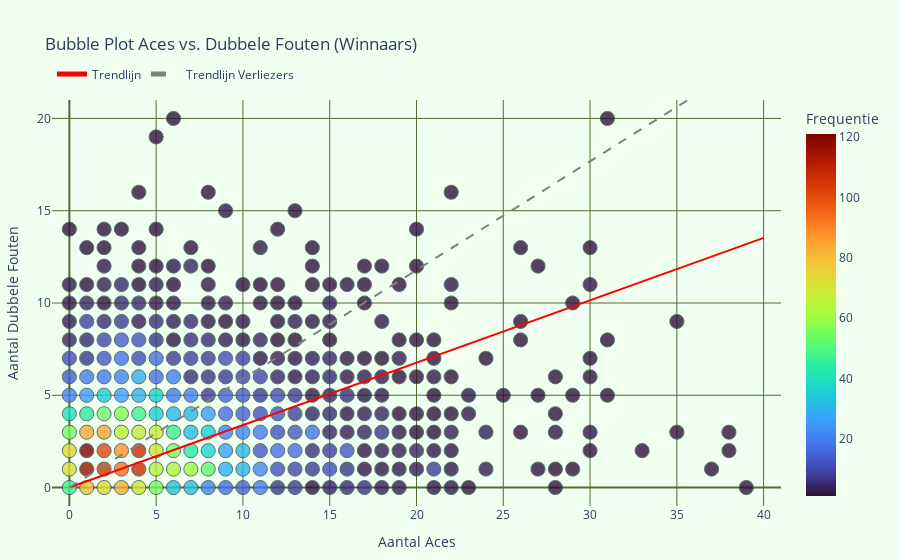
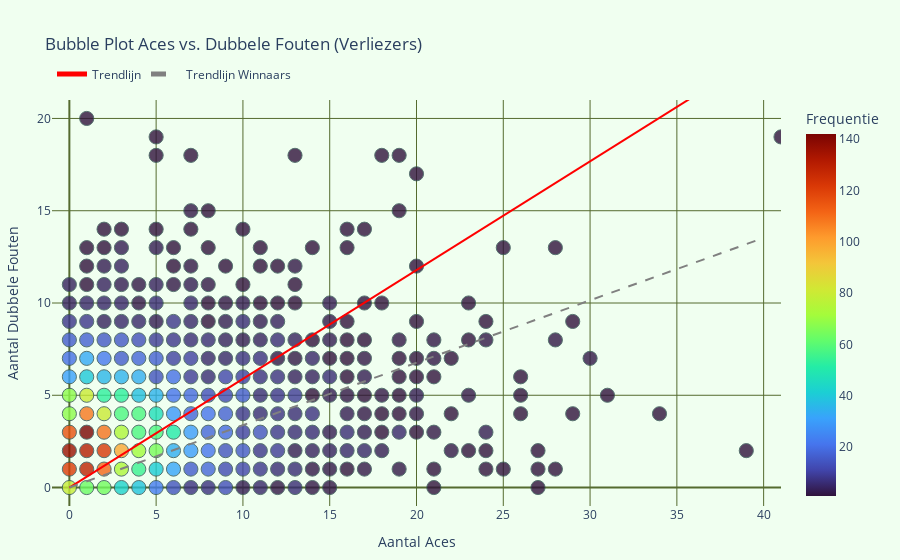

Notebook code cell kept with these figures, in order:
### Markdown cell above
Het is belangrijk om te weten welke trainbare facetten bevorderend zijn voor het winnen van een tenniswedstrijd. Dit kan ervoor zorgen dat er op specifieke dingen getraind kan worden om te verbeteren.

### Code cell
# Aannemende dat 'fig_winnaars' en 'fig_verliezers' de figuren zijn die je hebt gemaakt.
import pandas as pd
import plotly.express as px
import numpy as np
import plotly.graph_objs as go

data = pd.read_csv('../combined_cleaned_tennis_data.csv')

grouped_winnaars = data.groupby(['w_ace', 'w_df']).size().reset_index(name='frequency')
grouped_verliezers = data.groupby(['l_ace', 'l_df']).size().reset_index(name='frequency')

# Vaste grootte voor alle bubbels
fixed_size = 10

# Filter data voor trendlijn op basis van frequentie groter dan 15
filtered_winnaars = grouped_winnaars[grouped_winnaars['frequency'] > 15]
filtered_verliezers = grouped_verliezers[grouped_verliezers['frequency'] > 15]

# Handmatig berekenen van de trendlijn
def calculate_slope_through_origin(data, x, y):
    # Bereken de termen nodig voor de numerieke methode
    xy = data[x] * data[y]
    xx = data[x] ** 2
    
    # Bereken de helling (b1) waarbij b0 = 0 (trendlijn gaat door de oorsprong)
    b1 = xy.sum() / xx.sum()
    
    return b1

# Bereken de hellingen
b1_win = calculate_slope_through_origin(filtered_winnaars, 'w_ace', 'w_df')
b1_ver = calculate_slope_through_origin(filtered_verliezers, 'l_ace', 'l_df')

# X-waarden voor trendlijn
x_range = np.linspace(0, 40, 100)

# Y-waarden voor trendlijn, beginnend bij de oorsprong
y_winnaars = b1_win * x_range
y_verliezers = b1_ver * x_range

fig_winnaars = px.scatter(grouped_winnaars,
                          x='w_ace',
                          y='w_df',
                          size=np.full(len(grouped_winnaars), fixed_size),
                          color='frequency',
                          hover_data={'frequency': True, 'w_ace': True, 'w_df': True},
                          title='Bubble Plot Aces vs. Dubbele Fouten (Winnaars)',
                          labels={'w_ace': 'Aantal Aces', 'w_df': 'Aantal Dubbele Fouten', 'frequency': 'Frequentie'},
                          size_max=fixed_size,
                          opacity=0.8,
                          color_continuous_scale='Turbo')

# Voeg trendlijn toe
fig_winnaars.add_trace(go.Scatter(x=x_range, y=y_winnaars, mode='lines', name='Trendlijn', line=dict(color='red'), hoverinfo='all', hovertemplate='Aces: %{x:.0f}<br>Dubbele fouten: %{y:.0f}<extra></extra>'
))

fig_winnaars.update_traces(marker=dict(line=dict(width=1, color='DarkSlateGrey')))
fig_winnaars.update_layout(plot_bgcolor='honeydew',
                             paper_bgcolor='honeydew',
                             xaxis=dict(title='Aantal Aces', range=[-1, 41], gridcolor='darkolivegreen', zerolinecolor='darkolivegreen'),
                             yaxis=dict(title='Aantal Dubbele Fouten', range=[-1, 21], gridcolor='darkolivegreen', zerolinecolor='darkolivegreen'),
                             margin=dict(l=20, r=20, t=100, b=20),
                    )

fig_verliezers = px.scatter(grouped_verliezers,
                            x='l_ace',
                            y='l_df',
                            size=np.full(len(grouped_verliezers), fixed_size),
                            color='frequency',
                            hover_data={'frequency': True, 'l_ace': True, 'l_df': True},
                            title='Bubble Plot Aces vs. Dubbele Fouten (Verliezers)',
                            labels={'l_ace': 'Aantal Aces', 'l_df': 'Aantal Dubbele Fouten', 'frequency': 'Frequentie'},
                            size_max=fixed_size,
                            opacity=0.8,
                            color_continuous_scale='Turbo')

# Voeg trendlijn toe
fig_verliezers.add_trace(go.Scatter(x=x_range, y=y_verliezers, mode='lines', name='Trendlijn', line=dict(color='red'), hoverinfo='all', hovertemplate='Aces: %{x:.0f}<br>Dubbele fouten: %{y:.0f}<extra></extra>'))

fig_verliezers.update_traces(marker=dict(line=dict(width=1, color='DarkSlateGrey')))
fig_verliezers.update_layout(plot_bgcolor='honeydew',
                             paper_bgcolor='honeydew',
                             xaxis=dict(title='Aantal Aces', range=[-1, 41], gridcolor='darkolivegreen', zerolinecolor='darkolivegreen'),
                             yaxis=dict(title='Aantal Dubbele Fouten', range=[-1, 21], gridcolor='darkolivegreen', zerolinecolor='darkolivegreen'),
                             margin=dict(l=20, r=20, t=100, b=20),
                    )
# Voeg de trendlijn van winnaars toe aan de grafiek van verliezers
fig_verliezers.add_trace(
    go.Scatter(
        x=x_range, 
        y=y_winnaars, 
        mode='lines', 
        name='Trendlijn Winnaars',
        line=dict(color='grey', dash='dash'),  # Grijze stippellijn voor onderscheid
        hoverinfo='none'
    )
)

# Voeg de trendlijn van verliezers toe aan de grafiek van winnaars
fig_winnaars.add_trace(
    go.Scatter(
        x=x_range, 
        y=y_verliezers, 
        mode='lines', 
        name='Trendlijn Verliezers',
        line=dict(color='grey', dash='dash'),  # Grijze stippellijn voor onderscheid
        hoverinfo='none'
    )
)

# Optioneel, update de layout om de legenda beter te plaatsen als deze te druk wordt
fig_winnaars.update_layout(legend=dict(orientation="h", x=0, y=1.1))
fig_verliezers.update_layout(legend=dict(orientation="h", x=0, y=1.1))

# Toon de bijgewerkte plots
fig_winnaars.show()
fig_verliezers.show()

### Figure 1 — Plotly figure (JSON) as saved in the notebook; plotly's stock layout.template omitted (floating-point values rounded to 4 significant figures; data arrays with more than 128 entries replaced by an {"elided": "..."} marker saying what was removed)
{"data": [{"customdata": {"elided": "313x1 int values"}, "hovertemplate": "Aantal Aces=%{x}<br>Aantal Dubbele Fouten=%{y}<br>size=%{marker.size}<br>Frequentie=%{marker.color}<extra></extra>", "legendgroup": "", "marker": {"color": {"elided": "313 int values"}, "coloraxis": "coloraxis", "line": {"color": "DarkSlateGrey", "width": 1}, "opacity": 0.8, "size": {"elided": "313 int values"}, "sizemode": "area", "sizeref": 0.1, "symbol": "circle"}, "mode": "markers", "name": "", "orientation": "v", "showlegend": false, "type": "scatter", "x": {"elided": "313 int values"}, "xaxis": "x", "y": {"elided": "313 int values"}, "yaxis": "y"}, {"hoverinfo": "all", "hovertemplate": "Aces: %{x:.0f}<br>Dubbele fouten: %{y:.0f}<extra></extra>", "line": {"color": "red"}, "marker": {"line": {"color": "DarkSlateGrey", "width": 1}}, "mode": "lines", "name": "Trendlijn", "type": "scatter", "x": [0, 0.404, 0.8081, 1.212, 1.616, 2.02, 2.424, 2.828, 3.232, 3.636, 4.04, 4.444, 4.848, 5.253, 5.657, 6.061, 6.465, 6.869, 7.273, 7.677, 8.081, 8.485, 8.889, 9.293, 9.697, 10.1, 10.51, 10.91, 11.31, 11.72, 12.12, 12.53, 12.93, 13.33, 13.74, 14.14, 14.55, 14.95, 15.35, 15.76, 16.16, 16.57, 16.97, 17.37, 17.78, 18.18, 18.59, 18.99, 19.39, 19.8, 20.2, 20.61, 21.01, 21.41, 21.82, 22.22, 22.63, 23.03, 23.43, 23.84, 24.24, 24.65, 25.05, 25.45, 25.86, 26.26, 26.67, 27.07, 27.47, 27.88, 28.28, 28.69, 29.09, 29.49, 29.9, 30.3, 30.71, 31.11, 31.52, 31.92, 32.32, 32.73, 33.13, 33.54, 33.94, 34.34, 34.75, 35.15, 35.56, 35.96, 36.36, 36.77, 37.17, 37.58, 37.98, 38.38, 38.79, 39.19, 39.6, 40], "y": [0, 0.1367, 0.2733, 0.41, 0.5466, 0.6833, 0.8199, 0.9566, 1.093, 1.23, 1.367, 1.503, 1.64, 1.777, 1.913, 2.05, 2.187, 2.323, 2.46, 2.596, 2.733, 2.87, 3.006, 3.143, 3.28, 3.416, 3.553, 3.69, 3.826, 3.963, 4.1, 4.236, 4.373, 4.51, 4.646, 4.783, 4.92, 5.056, 5.193, 5.33, 5.466, 5.603, 5.74, 5.876, 6.013, 6.15, 6.286, 6.423, 6.56, 6.696, 6.833, 6.969, 7.106, 7.243, 7.379, 7.516, 7.653, 7.789, 7.926, 8.063, 8.199, 8.336, 8.473, 8.609, 8.746, 8.883, 9.019, 9.156, 9.293, 9.429, 9.566, 9.703, 9.839, 9.976, 10.11, 10.25, 10.39, 10.52, 10.66, 10.8, 10.93, 11.07, 11.21, 11.34, 11.48, 11.62, 11.75, 11.89, 12.03, 12.16, 12.3, 12.44, 12.57, 12.71, 12.85, 12.98, 13.12, 13.26, 13.39, 13.53]}, {"hoverinfo": "none", "line": {"color": "grey", "dash": "dash"}, "mode": "lines", "name": "Trendlijn Verliezers", "type": "scatter", "x": [0, 0.404, 0.8081, 1.212, 1.616, 2.02, 2.424, 2.828, 3.232, 3.636, 4.04, 4.444, 4.848, 5.253, 5.657, 6.061, 6.465, 6.869, 7.273, 7.677, 8.081, 8.485, 8.889, 9.293, 9.697, 10.1, 10.51, 10.91, 11.31, 11.72, 12.12, 12.53, 12.93, 13.33, 13.74, 14.14, 14.55, 14.95, 15.35, 15.76, 16.16, 16.57, 16.97, 17.37, 17.78, 18.18, 18.59, 18.99, 19.39, 19.8, 20.2, 20.61, 21.01, 21.41, 21.82, 22.22, 22.63, 23.03, 23.43, 23.84, 24.24, 24.65, 25.05, 25.45, 25.86, 26.26, 26.67, 27.07, 27.47, 27.88, 28.28, 28.69, 29.09, 29.49, 29.9, 30.3, 30.71, 31.11, 31.52, 31.92, 32.32, 32.73, 33.13, 33.54, 33.94, 34.34, 34.75, 35.15, 35.56, 35.96, 36.36, 36.77, 37.17, 37.58, 37.98, 38.38, 38.79, 39.19, 39.6, 40], "y": [0, 0.2381, 0.4762, 0.7142, 0.9523, 1.19, 1.428, 1.667, 1.905, 2.143, 2.381, 2.619, 2.857, 3.095, 3.333, 3.571, 3.809, 4.047, 4.285, 4.524, 4.762, 5.0, 5.238, 5.476, 5.714, 5.952, 6.19, 6.428, 6.666, 6.904, 7.142, 7.38, 7.619, 7.857, 8.095, 8.333, 8.571, 8.809, 9.047, 9.285, 9.523, 9.761, 9.999, 10.24, 10.48, 10.71, 10.95, 11.19, 11.43, 11.67, 11.9, 12.14, 12.38, 12.62, 12.86, 13.09, 13.33, 13.57, 13.81, 14.05, 14.28, 14.52, 14.76, 15.0, 15.24, 15.48, 15.71, 15.95, 16.19, 16.43, 16.67, 16.9, 17.14, 17.38, 17.62, 17.86, 18.09, 18.33, 18.57, 18.81, 19.05, 19.28, 19.52, 19.76, 20.0, 20.24, 20.47, 20.71, 20.95, 21.19, 21.43, 21.67, 21.9, 22.14, 22.38, 22.62, 22.86, 23.09, 23.33, 23.57]}], "layout": {"coloraxis": {"colorbar": {"title": {"text": "Frequentie"}}, "colorscale": [[0, "#30123b"], [0.07143, "#4145ab"], [0.1429, "#4675ed"], [0.2143, "#39a2fc"], [0.2857, "#1bcfd4"], [0.3571, "#24eca6"], [0.4286, "#61fc6c"], [0.5, "#a4fc3b"], [0.5714, "#d1e834"], [0.6429, "#f3c63a"], [0.7143, "#fe9b2d"], [0.7857, "#f36315"], [0.8571, "#d93806"], [0.9286, "#b11901"], [1, "#7a0402"]]}, "legend": {"itemsizing": "constant", "orientation": "h", "tracegroupgap": 0, "x": 0, "y": 1.1}, "margin": {"b": 20, "l": 20, "r": 20, "t": 100}, "paper_bgcolor": "honeydew", "plot_bgcolor": "honeydew", "title": {"text": "Bubble Plot Aces vs. Dubbele Fouten (Winnaars)"}, "xaxis": {"anchor": "y", "domain": [0, 1], "gridcolor": "darkolivegreen", "range": [-1, 41], "title": {"text": "Aantal Aces"}, "zerolinecolor": "darkolivegreen"}, "yaxis": {"anchor": "x", "domain": [0, 1], "gridcolor": "darkolivegreen", "range": [-1, 21], "title": {"text": "Aantal Dubbele Fouten"}, "zerolinecolor": "darkolivegreen"}}}

### Figure 2 — Plotly figure (JSON) as saved in the notebook; plotly's stock layout.template omitted (floating-point values rounded to 4 significant figures; data arrays with more than 128 entries replaced by an {"elided": "..."} marker saying what was removed)
{"data": [{"customdata": {"elided": "293x1 int values"}, "hovertemplate": "Aantal Aces=%{x}<br>Aantal Dubbele Fouten=%{y}<br>size=%{marker.size}<br>Frequentie=%{marker.color}<extra></extra>", "legendgroup": "", "marker": {"color": {"elided": "293 int values"}, "coloraxis": "coloraxis", "line": {"color": "DarkSlateGrey", "width": 1}, "opacity": 0.8, "size": {"elided": "293 int values"}, "sizemode": "area", "sizeref": 0.1, "symbol": "circle"}, "mode": "markers", "name": "", "orientation": "v", "showlegend": false, "type": "scatter", "x": {"elided": "293 int values"}, "xaxis": "x", "y": {"elided": "293 int values"}, "yaxis": "y"}, {"hoverinfo": "all", "hovertemplate": "Aces: %{x:.0f}<br>Dubbele fouten: %{y:.0f}<extra></extra>", "line": {"color": "red"}, "marker": {"line": {"color": "DarkSlateGrey", "width": 1}}, "mode": "lines", "name": "Trendlijn", "type": "scatter", "x": [0, 0.404, 0.8081, 1.212, 1.616, 2.02, 2.424, 2.828, 3.232, 3.636, 4.04, 4.444, 4.848, 5.253, 5.657, 6.061, 6.465, 6.869, 7.273, 7.677, 8.081, 8.485, 8.889, 9.293, 9.697, 10.1, 10.51, 10.91, 11.31, 11.72, 12.12, 12.53, 12.93, 13.33, 13.74, 14.14, 14.55, 14.95, 15.35, 15.76, 16.16, 16.57, 16.97, 17.37, 17.78, 18.18, 18.59, 18.99, 19.39, 19.8, 20.2, 20.61, 21.01, 21.41, 21.82, 22.22, 22.63, 23.03, 23.43, 23.84, 24.24, 24.65, 25.05, 25.45, 25.86, 26.26, 26.67, 27.07, 27.47, 27.88, 28.28, 28.69, 29.09, 29.49, 29.9, 30.3, 30.71, 31.11, 31.52, 31.92, 32.32, 32.73, 33.13, 33.54, 33.94, 34.34, 34.75, 35.15, 35.56, 35.96, 36.36, 36.77, 37.17, 37.58, 37.98, 38.38, 38.79, 39.19, 39.6, 40], "y": [0, 0.2381, 0.4762, 0.7142, 0.9523, 1.19, 1.428, 1.667, 1.905, 2.143, 2.381, 2.619, 2.857, 3.095, 3.333, 3.571, 3.809, 4.047, 4.285, 4.524, 4.762, 5.0, 5.238, 5.476, 5.714, 5.952, 6.19, 6.428, 6.666, 6.904, 7.142, 7.38, 7.619, 7.857, 8.095, 8.333, 8.571, 8.809, 9.047, 9.285, 9.523, 9.761, 9.999, 10.24, 10.48, 10.71, 10.95, 11.19, 11.43, 11.67, 11.9, 12.14, 12.38, 12.62, 12.86, 13.09, 13.33, 13.57, 13.81, 14.05, 14.28, 14.52, 14.76, 15.0, 15.24, 15.48, 15.71, 15.95, 16.19, 16.43, 16.67, 16.9, 17.14, 17.38, 17.62, 17.86, 18.09, 18.33, 18.57, 18.81, 19.05, 19.28, 19.52, 19.76, 20.0, 20.24, 20.47, 20.71, 20.95, 21.19, 21.43, 21.67, 21.9, 22.14, 22.38, 22.62, 22.86, 23.09, 23.33, 23.57]}, {"hoverinfo": "none", "line": {"color": "grey", "dash": "dash"}, "mode": "lines", "name": "Trendlijn Winnaars", "type": "scatter", "x": [0, 0.404, 0.8081, 1.212, 1.616, 2.02, 2.424, 2.828, 3.232, 3.636, 4.04, 4.444, 4.848, 5.253, 5.657, 6.061, 6.465, 6.869, 7.273, 7.677, 8.081, 8.485, 8.889, 9.293, 9.697, 10.1, 10.51, 10.91, 11.31, 11.72, 12.12, 12.53, 12.93, 13.33, 13.74, 14.14, 14.55, 14.95, 15.35, 15.76, 16.16, 16.57, 16.97, 17.37, 17.78, 18.18, 18.59, 18.99, 19.39, 19.8, 20.2, 20.61, 21.01, 21.41, 21.82, 22.22, 22.63, 23.03, 23.43, 23.84, 24.24, 24.65, 25.05, 25.45, 25.86, 26.26, 26.67, 27.07, 27.47, 27.88, 28.28, 28.69, 29.09, 29.49, 29.9, 30.3, 30.71, 31.11, 31.52, 31.92, 32.32, 32.73, 33.13, 33.54, 33.94, 34.34, 34.75, 35.15, 35.56, 35.96, 36.36, 36.77, 37.17, 37.58, 37.98, 38.38, 38.79, 39.19, 39.6, 40], "y": [0, 0.1367, 0.2733, 0.41, 0.5466, 0.6833, 0.8199, 0.9566, 1.093, 1.23, 1.367, 1.503, 1.64, 1.777, 1.913, 2.05, 2.187, 2.323, 2.46, 2.596, 2.733, 2.87, 3.006, 3.143, 3.28, 3.416, 3.553, 3.69, 3.826, 3.963, 4.1, 4.236, 4.373, 4.51, 4.646, 4.783, 4.92, 5.056, 5.193, 5.33, 5.466, 5.603, 5.74, 5.876, 6.013, 6.15, 6.286, 6.423, 6.56, 6.696, 6.833, 6.969, 7.106, 7.243, 7.379, 7.516, 7.653, 7.789, 7.926, 8.063, 8.199, 8.336, 8.473, 8.609, 8.746, 8.883, 9.019, 9.156, 9.293, 9.429, 9.566, 9.703, 9.839, 9.976, 10.11, 10.25, 10.39, 10.52, 10.66, 10.8, 10.93, 11.07, 11.21, 11.34, 11.48, 11.62, 11.75, 11.89, 12.03, 12.16, 12.3, 12.44, 12.57, 12.71, 12.85, 12.98, 13.12, 13.26, 13.39, 13.53]}], "layout": {"coloraxis": {"colorbar": {"title": {"text": "Frequentie"}}, "colorscale": [[0, "#30123b"], [0.07143, "#4145ab"], [0.1429, "#4675ed"], [0.2143, "#39a2fc"], [0.2857, "#1bcfd4"], [0.3571, "#24eca6"], [0.4286, "#61fc6c"], [0.5, "#a4fc3b"], [0.5714, "#d1e834"], [0.6429, "#f3c63a"], [0.7143, "#fe9b2d"], [0.7857, "#f36315"], [0.8571, "#d93806"], [0.9286, "#b11901"], [1, "#7a0402"]]}, "legend": {"itemsizing": "constant", "orientation": "h", "tracegroupgap": 0, "x": 0, "y": 1.1}, "margin": {"b": 20, "l": 20, "r": 20, "t": 100}, "paper_bgcolor": "honeydew", "plot_bgcolor": "honeydew", "title": {"text": "Bubble Plot Aces vs. Dubbele Fouten (Verliezers)"}, "xaxis": {"anchor": "y", "domain": [0, 1], "gridcolor": "darkolivegreen", "range": [-1, 41], "title": {"text": "Aantal Aces"}, "zerolinecolor": "darkolivegreen"}, "yaxis": {"anchor": "x", "domain": [0, 1], "gridcolor": "darkolivegreen", "range": [-1, 21], "title": {"text": "Aantal Dubbele Fouten"}, "zerolinecolor": "darkolivegreen"}}}
